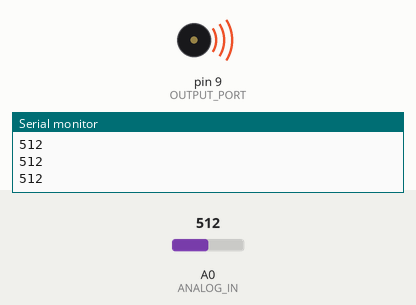
This sketch was run on a simulated Arduino Uno, built with avr-gcc and run on an emulated ATmega328P. Parts: buzzer (waves = sounding), the last lines printed to the serial monitor. The test bench sets the inputs (shaded band); at power-on: A0 (ANALOG_IN) = 512.

Above: at 1.2 s.
1.3 s: A0 (ANALOG_IN) set to 22
At 2.4 s:
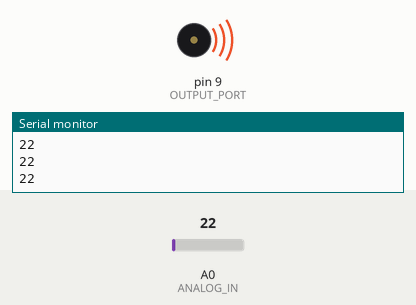
2.8 s: A0 (ANALOG_IN) set to 17
At 4.0 s:
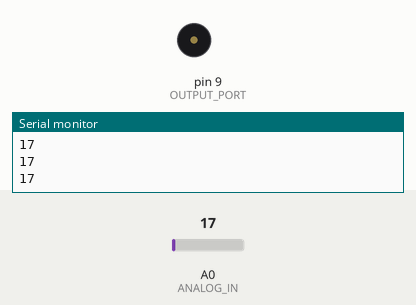
4.3 s: A0 (ANALOG_IN) set to 122
At 5.2 s:
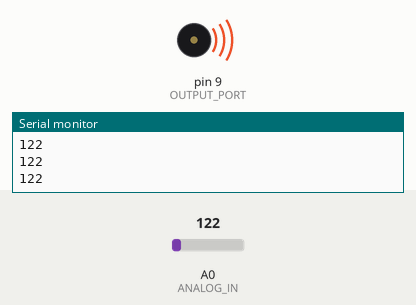
5.8 s: A0 (ANALOG_IN) set to 10
At 6.4 s:
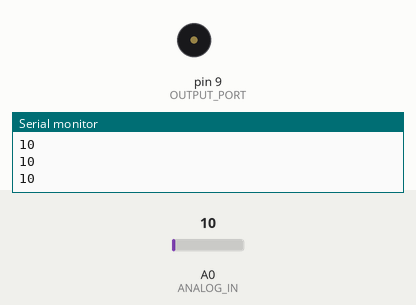
Timing chart, 0 to 8.3 s (numbered marks = the images above; inputs shaded):
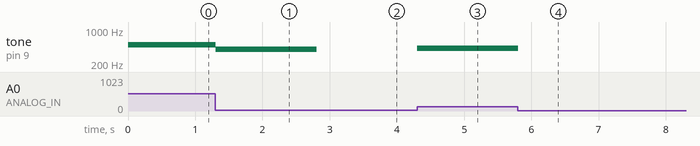

Measured:
- the behaviour switches between 21 and 20 on A0 (ANALOG_IN) (found by bisection; images 1 and 2)
- after the input at 1.3 s, tone on pin 9 (OUTPUT_PORT): 500 Hz → 404 Hz at once
- after the input at 2.8 s, tone on pin 9 (OUTPUT_PORT): 404 Hz → silent at once
- after the input at 4.3 s, tone on pin 9 (OUTPUT_PORT): silent → 423 Hz at once
- after the input at 5.8 s, tone on pin 9 (OUTPUT_PORT): 423 Hz → silent at once

The sketch:

ToneGenerator.ino
```cpp
#define OUTPUT_PORT 9
#define ANALOG_IN   A0

void setup() {
  // initialize serial communications (for debugging only):
  Serial.begin(9600);
}

void loop()
{
  int sensorReading = analogRead(ANALOG_IN);
  Serial.println(sensorReading);

  if (sensorReading > 20)
  {
    int thisPitch = map(sensorReading, 0, 1024, 400, 600);
    tone(OUTPUT_PORT, thisPitch);
  }
  else
  {
    noTone(OUTPUT_PORT);
  }

  delay(1);        // delay in between reads for stability
}
```
